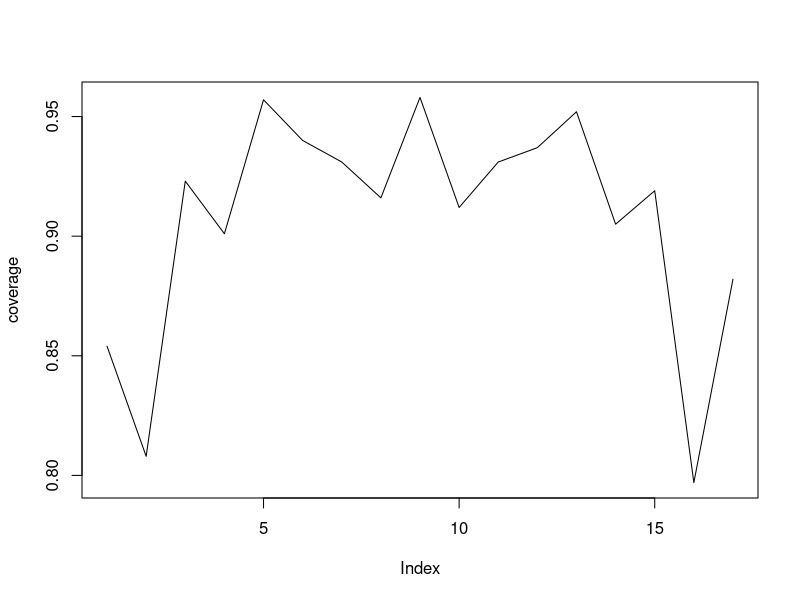

Source code (R):
n<-20
pval<-seq(0.1,0.9,by=0.05)
pval
nosim<-1000
coverage <- sapply(pval, function(p) {
  phats<-rbinom(nosim, prob=p, size=n)/n
  ll<-phats-qnorm(0.975)*sqrt(phats*(1-phats)/n)
  ul<-phats+qnorm(0.975)*sqrt(phats*(1-phats)/n)
  mean(ll<p&ul>p)
})

plot(coverage, type='l')


  